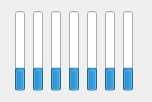
   <widget class="QWidget" name="layoutWidget_2">
    <property name="geometry">
     <rect>
      <x>440</x>
      <y>20</y>
      <width>152</width>
      <height>84</height>
     </rect>
    </property>
    <layout class="QHBoxLayout" name="horizontalLayout">
     <property name="spacing">
      <number>4</number>
     </property>
     <item>
      <widget class="QProgressBar" name="PB_CUP_1m">
       <property name="maximumSize">
        <size>
         <width>10</width>
         <height>80</height>
        </size>
       </property>
       <property name="value">
        <number>24</number>
       </property>
       <property name="textVisible">
        <bool>false</bool>
       </property>
       <property name="orientation">
        <enum>Qt::Vertical</enum>
       </property>
      </widget>
     </item>
     <item>
      <widget class="QProgressBar" name="PB_CUP_2m">
       <property name="maximumSize">
        <size>
         <width>10</width>
         <height>80</height>
        </size>
       </property>
       <property name="value">
        <number>24</number>
       </property>
       <property name="textVisible">
        <bool>false</bool>
       </property>
       <property name="orientation">
        <enum>Qt::Vertical</enum>
       </property>
      </widget>
     </item>
     <item>
      <widget class="QProgressBar" name="PB_ICECREAM_1m">
       <property name="maximumSize">
        <size>
         <width>10</width>
         <height>80</height>
        </size>
       </property>
       <property name="value">
        <number>24</number>
       </property>
       <property name="textVisible">
        <bool>false</bool>
       </property>
       <property name="orientation">
        <enum>Qt::Vertical</enum>
       </property>
      </widget>
     </item>
     <item>
      <widget class="QProgressBar" name="PB_SLUSH_1m">
       <property name="maximumSize">
        <size>
         <width>10</width>
         <height>80</height>
        </size>
       </property>
       <property name="value">
        <number>24</number>
       </property>
       <property name="textVisible">
        <bool>false</bool>
       </property>
       <property name="orientation">
        <enum>Qt::Vertical</enum>
       </property>
      </widget>
     </item>
     <item>
      <widget class="QProgressBar" name="PB_SLUSH_2m">
       <property name="maximumSize">
        <size>
         <width>10</width>
         <height>80</height>
        </size>
       </property>
       <property name="value">
        <number>24</number>
       </property>
       <property name="textVisible">
        <bool>false</bool>
       </property>
       <property name="orientation">
        <enum>Qt::Vertical</enum>
       </property>
      </widget>
     </item>
     <item>
      <widget class="QProgressBar" name="PB_BASE_1m">
       <property name="maximumSize">
        <size>
         <width>10</width>
         <height>80</height>
        </size>
       </property>
       <property name="value">
        <number>24</number>
       </property>
       <property name="textVisible">
        <bool>false</bool>
       </property>
       <property name="orientation">
        <enum>Qt::Vertical</enum>
       </property>
      </widget>
     </item>
     <item>
      <widget class="QProgressBar" name="PB_BASE_2m">
       <property name="maximumSize">
        <size>
         <width>10</width>
         <height>80</height>
        </size>
       </property>
       <property name="value">
        <number>24</number>
       </property>
       <property name="textVisible">
        <bool>false</bool>
       </property>
       <property name="orientation">
        <enum>Qt::Vertical</enum>
       </property>
      </widget>
     </item>
    </layout>
   </widget>
